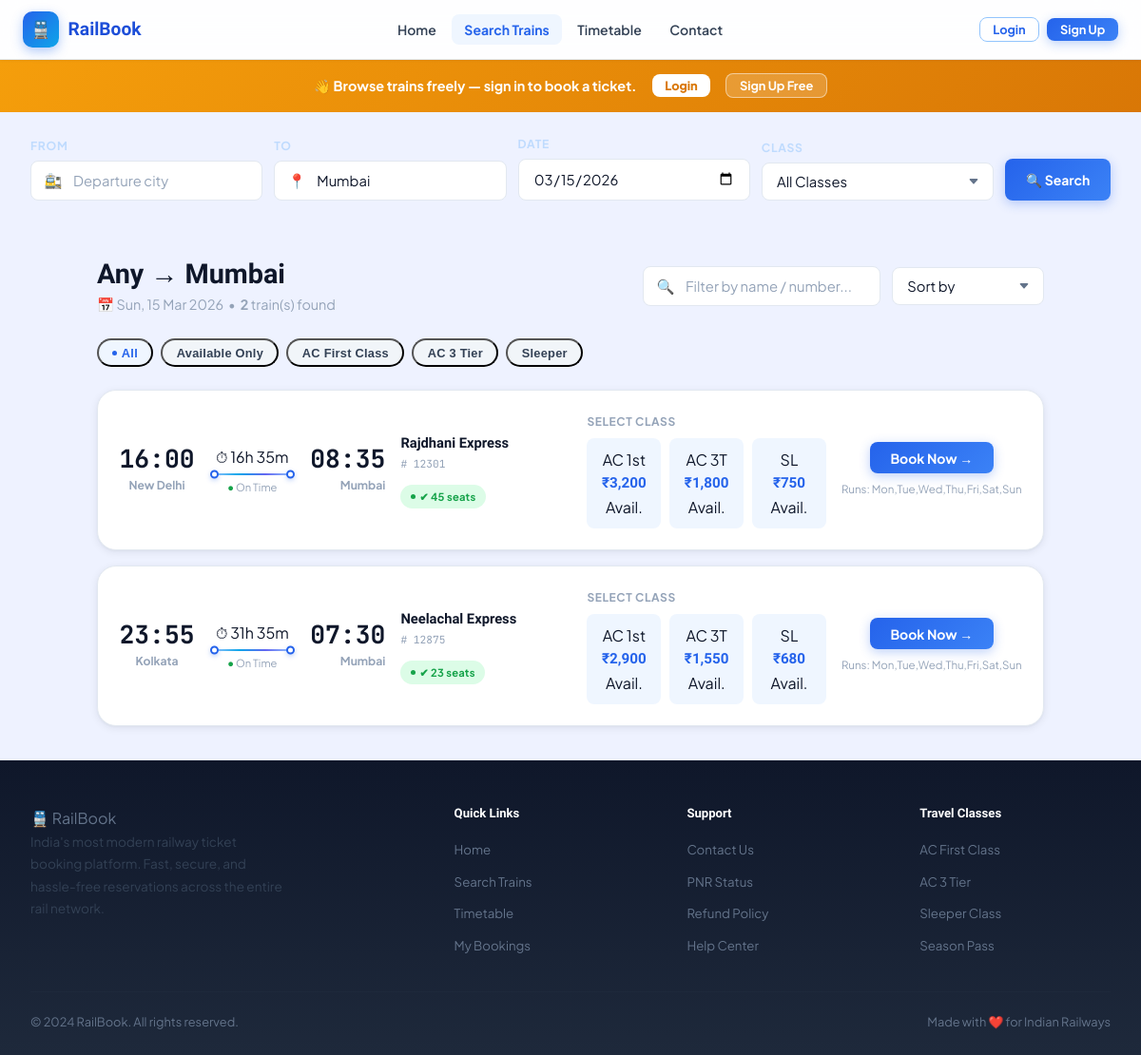
The page /search.php?to=Mumbai&date=2026-03-15 on the database its author committed.
### tables this page shows
CREATE TABLE IF NOT EXISTS trains (
    id INT AUTO_INCREMENT PRIMARY KEY,
    train_number VARCHAR(10) NOT NULL UNIQUE,
    train_name VARCHAR(100) NOT NULL,
    from_city VARCHAR(50) NOT NULL,
    to_city VARCHAR(50) NOT NULL,
    departure_time TIME NOT NULL,
    arrival_time TIME NOT NULL,
    duration VARCHAR(20),
    total_seats INT DEFAULT 100,
    available_seats INT DEFAULT 100,
    fare_ac1 DECIMAL(10,2) DEFAULT 2500.00,
    fare_ac3 DECIMAL(10,2) DEFAULT 1200.00,
    fare_sleeper DECIMAL(10,2) DEFAULT 500.00,
    status ENUM('active','cancelled','delayed') DEFAULT 'active',
    days_of_run VARCHAR(100) DEFAULT 'Mon,Tue,Wed,Thu,Fri,Sat,Sun'
);

### config.php (called while the page is built, shortened)
<?php
function isLoggedIn() {
    return isset($_SESSION['user_id']);
}
function clean($data) {
    return htmlspecialchars(strip_tags(trim($data)));
}
?>

### search.php (the view, shortened to what this page needs)
<?php
require_once 'config.php';
$conn = getDB();
$from  = clean($_GET['from']  ?? '');
$to    = clean($_GET['to']    ?? '');
$date  = clean($_GET['date']  ?? date('Y-m-d'));
$class = clean($_GET['class'] ?? '');
$trains = [];
if ($from || $to) {
    $sql = "SELECT * FROM trains WHERE status='active'";
    $params = []; $types = '';
    if ($to)   { $sql .= " AND LOWER(to_city) LIKE ?";   $params[] = '%'.strtolower($to).'%';   $types .= 's'; }
    $sql .= " ORDER BY departure_time ASC";
    $stmt = $conn->prepare($sql);
    if ($params) $stmt->bind_param($types, ...$params);
    $stmt->execute();
    $trains = $stmt->get_result()->fetch_all(MYSQLI_ASSOC);
}
?>
<!DOCTYPE html>
<html lang="en">
<head>
    <link rel="stylesheet" href="assets/css/style.css">
</head>
<body>
<?php include 'includes/navbar.php'; ?>
<?php if(!isLoggedIn()): ?>
<div style="background:linear-gradient(135deg,#F59E0B,#D97706);padding:.9rem 2rem;text-align:center;">
    <div style="max-width:1280px;margin:0 auto;display:flex;align-items:center;justify-content:center;gap:1rem;flex-wrap:wrap;">
        <span style="color:white;font-weight:700;font-size:.9rem;">👋 Browse trains freely — <strong>sign in to book a ticket.</strong></span>
        <a href="login.php" class="btn btn-sm" style="background:white;color:#D97706;font-weight:800;">Login</a>
        <a href="signup.php" class="btn btn-sm" style="background:rgba(255,255,255,.18);color:white;border:1.5px solid rgba(255,255,255,.5);">Sign Up Free</a>
    </div>
</div>
<?php endif; ?>
<div style="background:var(--blue-900);padding:1.5rem 2rem;border-bottom:1px solid var(--blue-800);">
    <div style="max-width:1280px;margin:0 auto;">
        <form method="GET" style="display:grid;grid-template-columns:1fr 1fr 1fr 1fr auto;gap:0.75rem;align-items:end;">
            <div class="form-group">
                <label class="form-label" style="color:#BFDBFE;">From</label>
                <div class="input-icon-wrap">
                    <span class="input-icon">🚉</span>
                    <input type="text" id="search_from" name="from" class="form-control" placeholder="Departure city" value="<?= htmlspecialchars($from) ?>" autocomplete="off">
                </div>
            </div>
            <div class="form-group">
                <label class="form-label" style="color:#BFDBFE;">To</label>
                <div class="input-icon-wrap">
                    <span class="input-icon">📍</span>
                    <input type="text" id="search_to" name="to" class="form-control" placeholder="Destination city" value="<?= htmlspecialchars($to) ?>" autocomplete="off">
                </div>
            </div>
            <div class="form-group">
                <label class="form-label" style="color:#BFDBFE;">Date</label>
                <input type="date" name="date" class="form-control" value="<?= htmlspecialchars($date) ?>" required>
            </div>
            <div class="form-group">
                <label class="form-label" style="color:#BFDBFE;">Class</label>
                <select name="class" class="form-control">
                    <option value="" <?= !$class?'selected':'' ?>>All Classes</option>
                </select>
            </div>
            <button type="submit" class="btn btn-primary" style="height:44px;">🔍 Search</button>
        </form>
    </div>
</div>
<div class="page-wrapper">
    <?php if($from || $to): ?>
    <div class="flex-between mb-3" style="flex-wrap:wrap;gap:1rem;">
        <div>
            <h2 style="margin-bottom:0.25rem;">
                <?= htmlspecialchars($from ?: 'Any') ?> → <?= htmlspecialchars($to ?: 'Any') ?>
            </h2>
            <p style="color:var(--ink-4);font-size:0.9rem;">
                📅 <?= date('D, d M Y', strtotime($date)) ?> &nbsp;•&nbsp;
                <strong><?= count($trains) ?></strong> train(s) found
            </p>
        </div>
        <div style="display:flex;align-items:center;gap:0.75rem;">
            <div class="input-icon-wrap">
                <span class="input-icon">🔍</span>
                <input type="text" id="train-filter" class="form-control" placeholder="Filter by name / number..." oninput="filterTrains()" style="width:250px;">
            </div>
            <select class="form-control" style="width:160px;" onchange="sortTrains(this.value)">
                <option value="">Sort by</option>
            </select>
        </div>
    </div>
    <div style="display:flex;gap:0.5rem;flex-wrap:wrap;margin-bottom:1.5rem;">
        <?php $filters = ['All','Available Only','AC First Class','AC 3 Tier','Sleeper']; ?>
        <?php foreach($filters as $i=>$f): ?>
        <button class="badge <?= $i===0?'badge-info':'badge-secondary' ?>" onclick="applyChip(this,'<?= $f ?>')" style="cursor:pointer;padding:0.35rem 0.9rem;font-size:0.8rem;"><?= $f ?></button>
        <?php endforeach; ?>
    </div>
    <div id="train-list" style="display:flex;flex-direction:column;gap:1rem;">
        <?php if(empty($trains)): ?>
        <div class="card" style="text-align:center;padding:4rem 2rem;">
            <div style="font-size:3rem;margin-bottom:1rem;">🚫</div>
            <h3>No trains found</h3>
            <p style="margin-top:0.5rem;">Try different cities or check the timetable for available routes.</p>
            <a href="timetable.php" class="btn btn-outline mt-2">View Timetable</a>
        </div>
        <?php else: ?>
        <?php foreach($trains as $i => $t): ?>
        <div class="train-card" data-train="<?= $t['id'] ?>" style="animation-delay:<?= $i*0.06 ?>s;"
             data-available="<?= $t['available_seats'] ?>"
             data-name="<?= strtolower($t['train_name'].' '.$t['train_number'].' '.$t['from_city'].' '.$t['to_city']) ?>">
            <div style="display:flex;align-items:center;justify-content:space-between;flex-wrap:wrap;gap:1rem;">
                <div class="train-route" style="flex:1;min-width:280px;">
                    <div class="route-city">
                        <div class="route-time"><?= date('H:i', strtotime($t['departure_time'])) ?></div>
                        <div class="route-name" style="font-weight:700;"><?= htmlspecialchars($t['from_city']) ?></div>
                    </div>
                    <div class="route-line">
                        <div class="route-duration">⏱ <?= $t['duration'] ?></div>
                        <div class="route-bar"></div>
                        <div style="font-size:0.7rem;color:var(--ink-4);">
                            <?php if($t['status']==='active'): ?>
                            <span style="color:var(--c-green);">●</span> On Time
                            <?php elseif($t['status']==='delayed'): ?>
                            <span style="color:var(--c-amber);">●</span> Delayed
                            <?php else: ?>
                            <span style="color:var(--red-500);">●</span> Cancelled
                            <?php endif; ?>
                        </div>
                    </div>
                    <div class="route-city" style="text-align:right;">
                        <div class="route-time"><?= date('H:i', strtotime($t['arrival_time'])) ?></div>
                        <div class="route-name" style="font-weight:700;"><?= htmlspecialchars($t['to_city']) ?></div>
                    </div>
                </div>
                <div style="min-width:180px;">
                    <div class="train-name-num"><?= htmlspecialchars($t['train_name']) ?></div>
                    <div class="train-num-tag"># <?= $t['train_number'] ?></div>
                    <div style="margin-top:0.5rem;">
                        <?php if($t['available_seats'] > 10): ?>
                        <span class="badge badge-success">✔ <?= $t['available_seats'] ?> seats</span>
                        <?php elseif($t['available_seats'] > 0): ?>
                        <span class="badge badge-warning">⚠ <?= $t['available_seats'] ?> seats left</span>
                        <?php else: ?>
                        <span class="badge badge-danger">Waitlist</span>
                        <?php endif; ?>
                    </div>
                </div>
                <div>
                    <div style="font-size:0.75rem;color:var(--ink-4);font-weight:700;margin-bottom:0.5rem;text-transform:uppercase;letter-spacing:0.05em;">Select Class</div>
                    <div class="fare-grid">
                        <?php if($t['fare_ac1']>0): ?>
                        <div class="fare-item" onclick="selectFare(this,<?= $t['id'] ?>,'AC First Class',<?= $t['fare_ac1'] ?>,<?= $t['available_seats'] ?>)">
                            <div class="fare-class">AC 1st</div>
                            <div class="fare-price">₹<?= number_format($t['fare_ac1'],0) ?></div>
                            <div class="fare-seats"><?= $t['available_seats'] > 0 ? 'Avail.':'WL' ?></div>
                        </div>
                        <?php endif; ?>
                        <div class="fare-item" onclick="selectFare(this,<?= $t['id'] ?>,'AC 3 Tier',<?= $t['fare_ac3'] ?>,<?= $t['available_seats'] ?>)">
                            <div class="fare-class">AC 3T</div>
                            <div class="fare-price">₹<?= number_format($t['fare_ac3'],0) ?></div>
                            <div class="fare-seats"><?= $t['available_seats'] > 0 ? 'Avail.':'WL' ?></div>
                        </div>
                        <?php if($t['fare_sleeper']>0): ?>
                        <div class="fare-item" onclick="selectFare(this,<?= $t['id'] ?>,'Sleeper',<?= $t['fare_sleeper'] ?>,<?= $t['available_seats'] ?>)">
                            <div class="fare-class">SL</div>
                            <div class="fare-price">₹<?= number_format($t['fare_sleeper'],0) ?></div>
                            <div class="fare-seats"><?= $t['available_seats'] > 0 ? 'Avail.':'WL' ?></div>
                        </div>
                        <?php endif; ?>
                    </div>
                </div>
                <div style="display:flex;flex-direction:column;gap:0.5rem;align-items:center;">
                    <button class="btn btn-primary"
                        onclick="proceedToBook(<?= $t['id'] ?>,'<?= addslashes($t['train_name']) ?>','<?= $t['from_city'] ?>','<?= $t['to_city'] ?>','<?= $date ?>')">
                        Book Now →
                    </button>
                    <span style="font-size:0.72rem;color:var(--ink-4);">Runs: <?= $t['days_of_run'] ?></span>
                </div>
            </div>
        </div>
        <?php endforeach; ?>
        <?php endif; ?>
    </div>
    <?php endif; ?>
</div>
<?php include 'includes/footer.php'; ?>
</body>
</html>

### rows shown on the page
trains: departure_time "16:00", from_city "New Delhi", duration "16h 35m", status "On Time", arrival_time "08:35", to_city "Mumbai", train_name "Rajdhani Express", train_number "12301", available_seats "45", fare_ac1 "3,200", shows "Avail.", fare_ac3 "1,800", fare_sleeper "750", days_of_run "Mon,Tue,Wed,Thu,Fri,Sat,Sun"
trains: departure_time "23:55", from_city "Kolkata", duration "31h 35m", status "On Time", arrival_time "07:30", to_city "Mumbai", train_name "Neelachal Express", train_number "12875", available_seats "23", fare_ac1 "2,900", shows "Avail.", fare_ac3 "1,550", fare_sleeper "680", days_of_run "Mon,Tue,Wed,Thu,Fri,Sat,Sun"

### other values the page prints
$from ?: 'Any' "Any"
$to ?: 'Any' "Mumbai"
date('D, d M Y', strtotime($date)) "Sun, 15 Mar 2026"
count($trains) "2"
$f "All"
$f "Available Only"
$f "AC First Class"
$f "AC 3 Tier"
$f "Sleeper"
